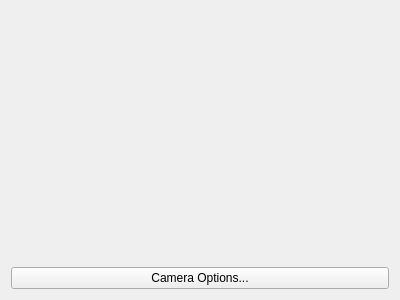
<?xml version="1.0" encoding="UTF-8"?>
<ui version="4.0">
 <class>Form</class>
 <widget class="QWidget" name="Form">
  <property name="geometry">
   <rect>
    <x>0</x>
    <y>0</y>
    <width>400</width>
    <height>300</height>
   </rect>
  </property>
  <property name="windowTitle">
   <string>Form</string>
  </property>
  <layout class="QVBoxLayout" name="verticalLayout">
   <item>
    <layout class="QGridLayout" name="gridLayout">
     <item row="1" column="0">
      <widget class="PyDMRelatedDisplayButton" name="PyDMRelatedDisplayButton">
       <property name="toolTip">
        <string/>
       </property>
       <property name="text">
        <string>Camera Options...</string>
       </property>
       <property name="displayFilename" stdset="0">
        <string>camera_options.ui</string>
       </property>
       <property name="macros" stdset="0">
        <string/>
       </property>
       <property name="openInNewWindow" stdset="0">
        <bool>true</bool>
       </property>
      </widget>
     </item>
     <item row="0" column="0">
      <widget class="PyDMEmbeddedDisplay" name="PyDMEmbeddedDisplay">
       <property name="toolTip">
        <string/>
       </property>
       <property name="filename" stdset="0">
        <string>pydm-examples\image_processing\image_view.py</string>
       </property>
      </widget>
     </item>
    </layout>
   </item>
  </layout>
 </widget>
 <customwidgets>
  <customwidget>
   <class>PyDMEmbeddedDisplay</class>
   <extends>QFrame</extends>
   <header>pydm.widgets.embedded_display</header>
  </customwidget>
  <customwidget>
   <class>PyDMRelatedDisplayButton</class>
   <extends>QPushButton</extends>
   <header>pydm.widgets.related_display_button</header>
  </customwidget>
 </customwidgets>
 <resources/>
 <connections/>
</ui>
